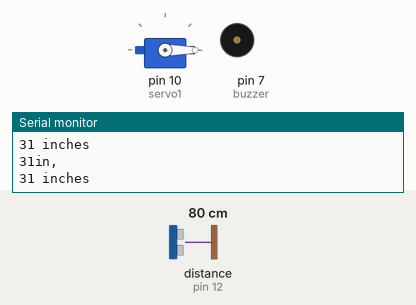
A sketch run on a simulated Arduino Uno, built with avr-gcc and run on an emulated ATmega328P. On the bench: servo, buzzer (waves = sounding, pin HIGH), the last lines printed to the serial monitor. Wiring (inferred from the names in the program): ultrasonic range finder: trigger pin 13; echo pin 12. Inputs (shaded band) come from the test bench; at power-on: distance to the obstacle (sensor on pin 12) 80 cm. The echo pulse lasts 58.3 µs per cm; pins used as bus, display or sensor lines are not drawn.

Above: at 1.2 s.
1.3 s: distance to the obstacle (sensor on pin 12) set to 18 cm
2.8 s: distance to the obstacle (sensor on pin 12) set to 13 cm
At 3.4 s:
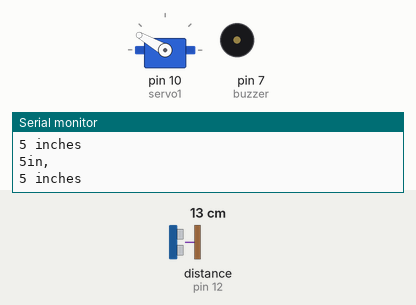
5.8 s: distance to the obstacle (sensor on pin 12) set to 35 cm
At 6.9 s:
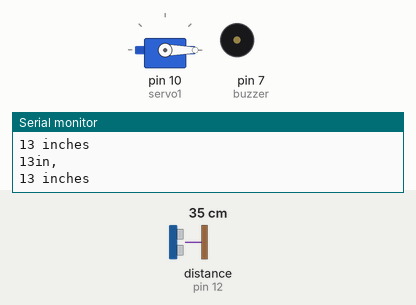
7.5 s: distance to the obstacle (sensor on pin 12) set to 2 cm
At 8.0 s:
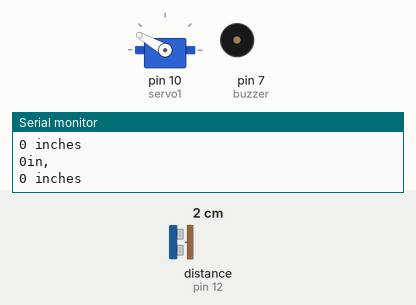
Timing chart, 0 to 11.5 s (numbered marks = the images above; inputs shaded):
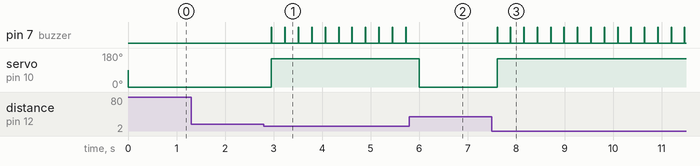

Measured:
- the behaviour switches between 16 and 15 cm on distance to the obstacle (sensor on pin 12) (found by bisection; images 0 and 1)
- after the input at 2.8 s, pin 7 (buzzer): alternates HIGH for 0.01 s and LOW for 0.27 s, starting after 0.16 s; servo on pin 10 (servo1): 0° → 150° after 0.16 s
- after the input at 5.8 s, pin 7 (buzzer): stops changing and stays LOW; servo on pin 10 (servo1): 150° → 0° after 0.20 s
- after the input at 7.5 s, pin 7 (buzzer): alternates HIGH for 0.01 s and LOW for 0.27 s, starting after 0.11 s; servo on pin 10 (servo1): 0° → 150° after 0.11 s

The sketch:

Servo_motor_activated_by_distance_sensor.ino
```cpp
#include <Servo.h>

Servo servo1;
const int trigPin = 13;
const int echoPin = 12;
const int buzzer = 7;

void setup() {
  servo1.attach(10);
  pinMode(buzzer,OUTPUT);
  Serial.begin(9600);
}

void loop() {

  long duration, inches;

  pinMode(trigPin, OUTPUT);
  digitalWrite(trigPin, LOW);
  delayMicroseconds(2);
  digitalWrite(trigPin, HIGH);
  delayMicroseconds(10);
  digitalWrite(trigPin, LOW);


  pinMode(echoPin, INPUT);
  duration = pulseIn(echoPin, HIGH);

  inches = microsecondsToInches(duration);

  Serial.print(inches);
  Serial.print("in, ");
  Serial.println();

  if (inches < 6) {
    servo1.write(150);
    digitalWrite(buzzer,HIGH);
    delay(10);
    digitalWrite(buzzer,LOW);
    delay(15);
  }
  else {
    servo1.write(0);
    digitalWrite(buzzer,LOW);
    delay(15);
  }

  Serial.print(inches);
  Serial.println(" inches");
  delay(250);

}

long microsecondsToInches(long microseconds) {
  return microseconds / 74 / 2;
}
```
